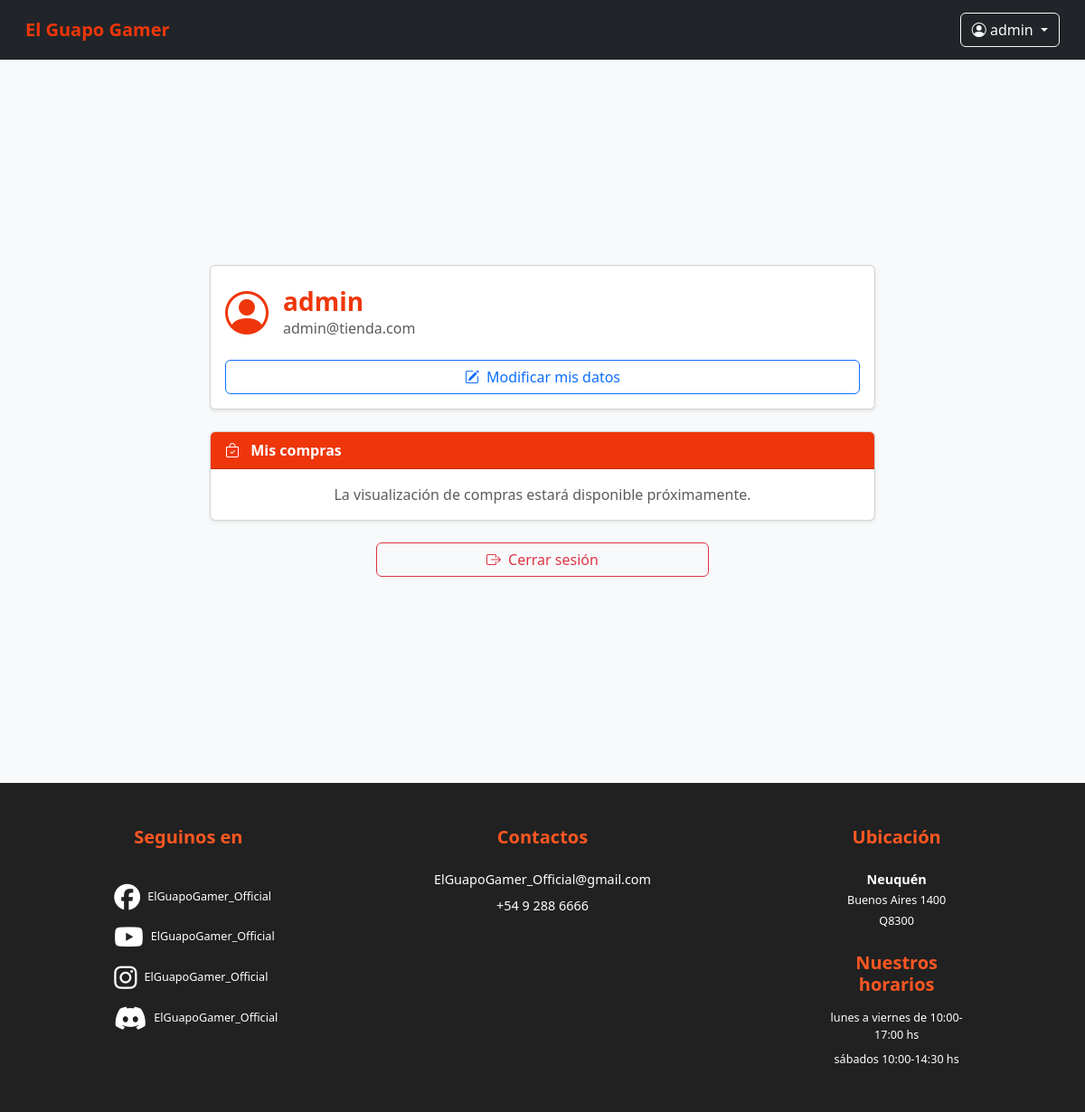
The page /Vista/private/admin/cuenta.php (signed in) on the database its author committed.
### tables this page shows
CREATE TABLE usuario (
  idusuario BIGINT(20) NOT NULL AUTO_INCREMENT,
  usnombre VARCHAR(50) NOT NULL,
  uspass VARCHAR(100) NOT NULL,
  usmail VARCHAR(50) NOT NULL,
  usdeshabilitado TIMESTAMP NULL DEFAULT NULL,
  PRIMARY KEY (idusuario)
);

### modelo/conector/bdCarritoCompras.php (called while the page is built, shortened)
<?php
class bdCarritoCompras extends PDO {
  	private $conec;
  	private $indice;
  	private $resultado;
    public function __construct(){
        $this->engine = 'mysql';
        $this->host = 'localhost';
        $this->database = 'bdcarritocompras';
        $this->user = 'root';
        $this->pass = '';
        $this->indice =0;
        $dns = $this->engine.':dbname='.$this->database.";host=".$this->host;
        try {
           $this->conec=true;
        }catch (PDOException $e) {
            $this->sql = $e->getMessage();
            $this->conec=false;
        }
    }
    public function Iniciar(){
        return $this->getConec();
    }
    public function getConec(){
        return $this->conec;
    }
    public function setSQL($e){
        return "\n".$this->sql = $e;
    }
    public function Ejecutar($sql){
        if ( stristr($sql,"select")){
            $resp =  $this->EjecutarSelect($sql);
        }
        return $resp;
   }
   private function EjecutarSelect($sql){
       $cant = -1;
       $resultado=parent::query($sql);
       if(!$resultado){
           $this->analizarDebug();
       }else {
          $arregloResult = $resultado->fetchAll();
          $cant = count($arregloResult);
       }
       return $cant;
    }
   public function Registro() {
       $filaActual = false;
       $indiceActual = $this->getIndice();
       if ($indiceActual>=0) {
           $filas = $this->getResultado();
           if($indiceActual<count($filas)){
               $filaActual =  $filas[$indiceActual];
           }else {
               $this->setIndice(-1);
           }
       }
       return $filaActual;
   }
   private function setIndice ($valor){
       $this->indice = $valor;
   }
   private function getIndice (){
       return $this->indice;
   }
   private function setResultado($valor){
       $this->resultado = $valor;
   }
   private function getResultado(){
        return $this->resultado;
   }
}

### modelo/usuario.php (called while the page is built, shortened)
<?php
class Usuario {
    private $usnombre;
    private $usmail;
    private $usdeshabilitado;
    public function __construct($objBaseDatos = null) {
        $this->usnombre = "";
        $this->usmail = "";
        $this->usdeshabilitado = null;
    }
    public function getUsnombre() { return $this->usnombre; }
    public function getUsmail() { return $this->usmail; }
    public function getUsdeshabilitado() { return $this->usdeshabilitado; }
    public function buscar($idusuario) {
        $baseDatos = new bdCarritoCompras();
        $resultado = false;
        if ($baseDatos->Iniciar()) {
            $sql = "SELECT * FROM usuario WHERE idusuario = {$idusuario}";
            if ($baseDatos->Ejecutar($sql) > 0) {
                $fila = $baseDatos->Registro();
                $this->usnombre = $fila['usnombre'];
                $this->usmail = $fila['usmail'];
                $this->usdeshabilitado = $fila['usdeshabilitado'];
                $resultado = true;
            }
        }
        return $resultado;
    }
    public function listar($condicion = "") {
        $listaUsuarios = [];
        $baseDatos = new bdCarritoCompras();
        $sql = "SELECT * FROM usuario";
        if ($condicion != "") {
            $sql .= " WHERE " . $condicion;
        }
        if ($baseDatos->Iniciar() && $baseDatos->Ejecutar($sql) > 0) {
            while ($filaUsuario = $baseDatos->Registro()) {
                $usuario = new Usuario();
                $usuario->buscar($filaUsuario['idusuario']);
                $listaUsuarios[] = $usuario;
            }
        }
        return $listaUsuarios;
    }
}
?>

### control/Session.php (called while the page is built, shortened)
<?php
class Session{
    public function validar() {
        $resultado = false;
        if (isset($_SESSION['idusuario'])) {
            include_once $_SERVER['DOCUMENT_ROOT'] . '/PWD-TP-FINAL/modelo/usuario.php';
            $user = new Usuario();
            if ($user->buscar($_SESSION['idusuario'])) {
                if ($user->getUsdeshabilitado() === null) {
                    $resultado = true;
                }
            }
        }
        return $resultado;
    }
    public function activa() {
        $resultado = false;
        if (isset($_SESSION['activa']) && $_SESSION['activa'] === true) {
            if ($this->validar()) {
                $resultado = true;
            }
        }
        return $resultado;
    }
    public function getUsuario() {
        $usuario = null;
        if (isset($_SESSION['usnombre'])) {
            $usuario = $_SESSION['usnombre'];
        }
        return $usuario;
    }
    public function getIdUsuario() {
        $id = null;
        if (isset($_SESSION['idusuario'])) {
            $id = $_SESSION['idusuario'];
        }
        return $id;
    }
    public function getRol() {
        $resultado = null;
        if ($this->validar()) {
            include_once $_SERVER['DOCUMENT_ROOT'] . '/PWD-TP-FINAL/modelo/usuarioRol.php';
            include_once $_SERVER['DOCUMENT_ROOT'] . '/PWD-TP-FINAL/modelo/rol.php';
            $idUsuario = $_SESSION['idusuario'];
            $usuarioRol = new UsuarioRol();
            $listaRoles = $usuarioRol->listar("idusuario = {$idUsuario}");
            if (count($listaRoles) > 0) {
                $objUsuarioRol = $listaRoles[0];
                $rol = $objUsuarioRol->getObjRol();
                $resultado = $rol->getDescripcionRol();
            }
        }
        return $resultado;
    }
}
?>

### modelo/usuarioRol.php (called while the page is built, shortened)
<?php
class UsuarioRol {
    private $objPdo;
    public function __construct($objPdo = null) {
        $this->objPdo = $objPdo ?? new bdCarritoCompras();
    }
    public function listar($condicion = ""){
        $arreglo = [];
        if ($this->objPdo->Iniciar()){
            $sql = "SELECT * FROM usuariorol";
            if ($condicion != "") $sql .= " WHERE " . $condicion;
            $this->objPdo->Ejecutar($sql);
            $filas = $this->objPdo->getFilas();
            if(!empty($filas)){
                foreach($filas as $fila){
                    $objUR = new UsuarioRol($this->objPdo);
                    $objUsuario = new Usuario();
                    $objUsuario->buscar($fila['idusuario']);
                    $objUR->setObjUsuario($objUsuario);
                    $objRol = new Rol();
                    $objRol->buscar($fila['idrol']);
                    $objUR->setObjRol($objRol);
                    $arreglo[] = $objUR;
                }
            }
        }
        return $arreglo;
    }
}
?>

### modelo/rol.php (called while the page is built, shortened)
<?php
class Rol {
    private $objBaseDatos;
    public function __construct($objBaseDatos = null) {
        $this->objBaseDatos = $objBaseDatos ?? new bdCarritoCompras();
    }
    public function buscar($idrol) {
        $exito = false;
        if ($this->objBaseDatos->Iniciar()) {
            $sql = "SELECT * FROM rol WHERE idrol = {$idrol}";
            if ($this->objBaseDatos->Ejecutar($sql) > 0) {
                $fila = $this->objBaseDatos->Registro();
                $exito = true;
            }
        }
        return $exito;
    }
}
?>

### control/ControlUsuario.php (called while the page is built, shortened)
<?php
include_once $_SERVER['DOCUMENT_ROOT'] . '/PWD-TP-FINAL/modelo/usuario.php';
class ControlUsuario {
    public function listarUsuarios($condicion = "") {
        $usuario = new Usuario();
        $resultado = $usuario->listar($condicion);
        return $resultado;
    }
}
?>

### Vista/private/admin/cuenta.php (the view, shortened to what this page needs)
<?php
include_once $_SERVER['DOCUMENT_ROOT'] . '/PWD-TP-FINAL/Vista/estructura/header.php';
include_once $_SERVER['DOCUMENT_ROOT'] . '/PWD-TP-FINAL/modelo/usuarioRol.php';
include_once $_SERVER['DOCUMENT_ROOT'] . '/PWD-TP-FINAL/modelo/rol.php';
$session = new Session();
$control = new ControlUsuario();
$mensaje = '';
$idUsuario = $session->getIdUsuario();
$usuario = null;
if ($idUsuario) {
    $lista = $control->listarUsuarios("idusuario = $idUsuario");
    if (count($lista) > 0) {
        $usuario = $lista[0];
    }
}
?>
<!DOCTYPE html>
<html lang="es">
<head>
<link href="https://cdn.jsdelivr.net/npm/bootstrap@5.3.3/dist/css/bootstrap.min.css" rel="stylesheet">
<link href="https://cdn.jsdelivr.net/npm/bootstrap-icons@1.11.1/font/bootstrap-icons.css" rel="stylesheet">
<link rel="stylesheet" href="https://cdnjs.cloudflare.com/ajax/libs/font-awesome/6.5.0/css/all.min.css">
<link rel="stylesheet" href="/PWD-TP-FINAL/Vista/css/tpFinal.css">
</head>
<body class="bg-light">
<main class="d-flex align-items-center justify-content-center min-vh-100">
  <?php if (!$usuario): ?>
    <div class="card shadow-sm p-4" style="max-width: 400px; width: 100%;">
      <div class="text-center mb-4">
        <i class="bi bi-person-circle text-primary" style="font-size: 3rem;"></i>
        <h2 class="fw-bold mt-2">Iniciar Sesión</h2>
        <p class="text-muted mb-0">Accede a tu cuenta</p>
      </div>
      <form method="POST">
        <div class="mb-3">
          <label for="nombreUsuario" class="form-label fw-semibold">Nombre de usuario</label>
          <div class="input-group">
            <span class="input-group-text bg-white border-end-0">
              <i class="bi bi-person text-primary"></i>
            </span>
            <input type="text" class="form-control border-start-0" id="nombreUsuario" name="nombreUsuario" required placeholder="Ingresa tu usuario">
          </div>
        </div>
        <div class="mb-3">
          <label for="password" class="form-label fw-semibold">Contraseña</label>
          <div class="input-group">
            <span class="input-group-text bg-white border-end-0">
              <i class="bi bi-lock text-primary"></i>
            </span>
            <input type="password" class="form-control border-start-0" id="password" name="password" required placeholder="Ingresa tu contraseña">
          </div>
        </div>
        <?php if ($mensaje): ?>
          <div class="alert alert-danger d-flex align-items-center py-2" role="alert">
            <i class="bi bi-exclamation-triangle-fill me-2"></i>
            <div><?= $mensaje ?></div>
          </div>
        <?php endif; ?>
        <button type="submit" class="btn btn-primary w-100 py-2">
          <i class="bi bi-box-arrow-in-right me-2"></i>Ingresar
        </button>
      </form>
    </div>
  <?php else: ?>
    <div class="container py-5">
      <div class="row justify-content-center">
        <div class="col-lg-8">
          <div class="card shadow-sm mb-4">
            <div class="card-body">
              <div class="d-flex align-items-center mb-3">
                <i class="bi bi-person-circle text-primary" style="font-size: 3rem;"></i>
                <div class="ms-3">
                  <h3 class="fw-bold mb-0"><?= htmlspecialchars($usuario->getUsnombre()) ?></h3>
                  <p class="text-muted mb-0"><?= htmlspecialchars($usuario->getUsmail()) ?></p>
                </div>
              </div>
              <a href="/PWD-TP-FINAL/Vista/public/action/modificarCuenta.php" class="btn btn-outline-primary w-100">
                <i class="bi bi-pencil-square me-2"></i>Modificar mis datos
              </a>
            </div>
          </div>
          <div class="card shadow-sm">
            <div class="card-header bg-primary text-white fw-semibold">
              <i class="bi bi-bag-check me-2"></i> Mis compras
            </div>
            <div class="card-body">
              <p class="text-muted text-center mb-0">La visualización de compras estará disponible próximamente.</p>
            </div>
          </div>
          <div class="text-center mt-4">
            <a href="/PWD-TP-FINAL/Vista/private/logout.php" class="btn btn-outline-danger w-50">
              <i class="bi bi-box-arrow-right me-2"></i>Cerrar sesión
            </a>
          </div>
        </div>
      </div>
    </div>
  <?php endif; ?>
</main>
<?php include_once $_SERVER['DOCUMENT_ROOT'] . '/PWD-TP-FINAL/Vista/estructura/footer.php'; ?>
</body>
</html>

### Vista/estructura/header.php (shortened to what this page needs)
<?php
$session = new Session();
$usuarioActivo = $session->activa();
$nombreUsuario = $usuarioActivo ? $session->getUsuario() : null;
$rolUsuario = $usuarioActivo ? $session->getRol() : null;
$inicioLink = ($usuarioActivo && $rolUsuario === "Administrador")
              ? "/PWD-TP-FINAL/Vista/private/admin/usuarios.php"
              : "/PWD-TP-FINAL/Vista/public/index.php";
?>
<!DOCTYPE html>
<html lang="es">
<head>
    <link href="https://cdn.jsdelivr.net/npm/bootstrap@5.3.2/dist/css/bootstrap.min.css" rel="stylesheet">
    <link rel="stylesheet" href="/PWD-TP-FINAL/Vista/css/tpFinal.css">
    <link rel="stylesheet" href="https://cdnjs.cloudflare.com/ajax/libs/font-awesome/6.5.0/css/all.min.css">
</head>
<body>
<nav class="navbar navbar-expand-lg navbar-dark bg-dark">
  <div class="container-fluid">
    <a class="navbar-brand" href="<?= $inicioLink ?>">El Guapo Gamer</a>
    <div class="collapse navbar-collapse" id="navbarNav">
      <div class="ms-3">
        <?php if ($usuarioActivo): ?>
            <div class="dropdown">
                <a class="btn btn-outline-light dropdown-toggle" href="#" role="button" data-bs-toggle="dropdown">
                    <i class="bi bi-person-circle"></i> <?= htmlspecialchars($nombreUsuario); ?>
                </a>
            </div>
        <?php else: ?>
            <a href="/PWD-TP-FINAL/Vista/public/cuenta.php" class="btn btn-outline-primary">
                <i class="bi bi-box-arrow-in-right"></i> Iniciar sesión
            </a>
        <?php endif; ?>
      </div>
    </div>
  </div>
</nav>
</body>
</html>

### Vista/css/tpFinal.css (style rules this page uses)
:root { --bs-primary: #EF360A; --bs-primary-rgb: 239, 54, 10; }
.text-primary { color: var(--bs-primary) !important; }
body { background-color: #f8f9fa; font-family: 'Segoe UI', Roboto, sans-serif; color: #333; }
h1, h2, h3 { color: #EF360A; font-weight: 700; }
.navbar { background-color: #111; padding: 0.8rem 1rem; }
.navbar-brand { color: #EF360A !important; font-weight: 700; display: flex; align-items: center; gap: 8px; transition: color 0.3s ease; }
html, body { margin: 0 !important; padding: 0 !important; background-color: #f8f9fa; height: 100%; }

### rows shown on the page
usuario: usdeshabilitado "admin", usnombre "admin", usmail "admin@tienda.com"
